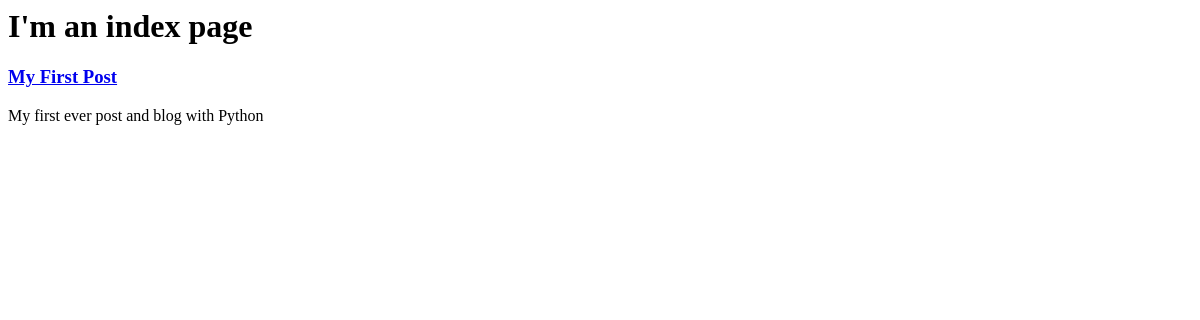
Before: / with the older database file.
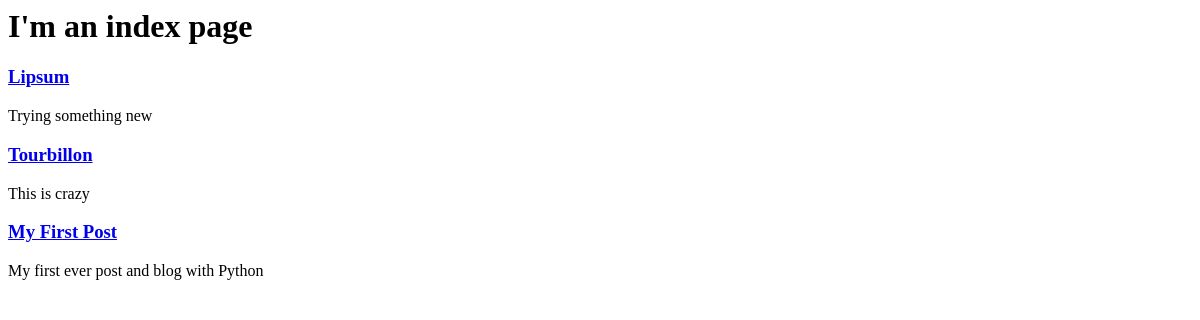
After: the same page with the newer database file.
### blog/models.py (models this page shows, shortened)
class Post(models.Model):
    title = models.CharField(max_length=255)
    slug = models.SlugField(max_length=255, unique=True)
    summary = models.CharField(max_length=300)
    content = models.TextField()
    published = models.BooleanField(default=True)
    created = models.DateTimeField(auto_now_add=True)
    class Meta:
        ordering = ['-created']

### blog/views.py (the view)
# urls.py: url(r'^$', blog_views.index),
def index(request):
    posts = Post.objects.all()
    return render(request, 'index.html',{'posts': posts})

### blog/templates/index.html
<h1>I'm an index page</h1>
{% for post in posts %}
    <div>
        <h3><a href="/post/{{post.slug}}">{{post.title}}</a></h3>
        <p>{{post.summary}}</p>
    </div>
{% endfor %}

Changed rows visible on the page:
added Post: title "Lipsum", summary "Trying something new"
added Post: title "Tourbillon", summary "This is crazy"
